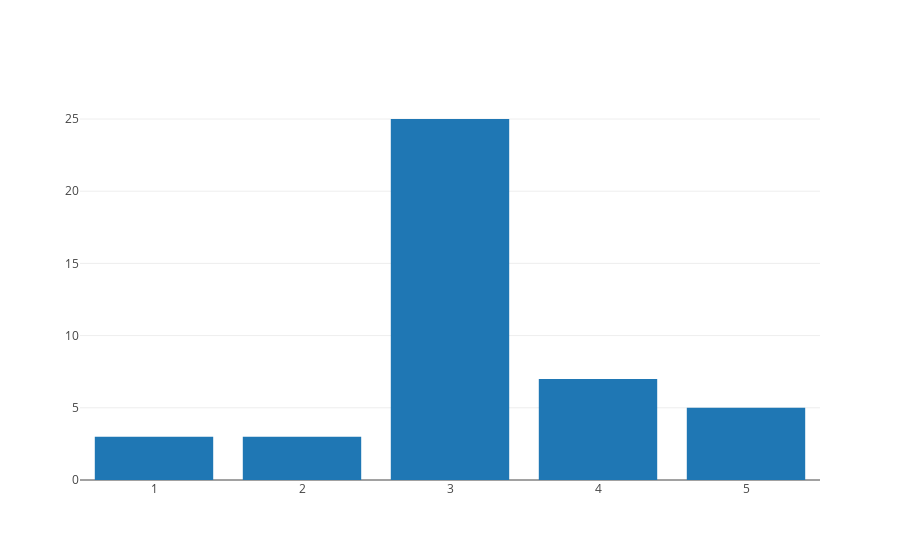

Notebook source saved alongside this figure:
### Code cell
trace = go.Bar(x=list(x1), y=list(y1))
plotly.offline.iplot([trace])

### Figure 1 — Plotly figure (JSON) as saved in the notebook; plotly's stock layout.template omitted (floating-point values rounded to 4 significant figures)
{"data": [{"type": "bar", "uid": "7c2fe57e-f731-11e8-8786-14c2130890da", "x": [1, 2, 3, 4, 5], "y": [3, 3, 25, 7, 5]}], "layout": {}}
